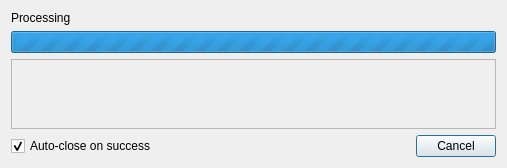
<?xml version="1.0" encoding="UTF-8"?>
<ui version="4.0">
 <class>yczprogressDialog</class>
 <widget class="QDialog" name="yczprogressDialog">
  <property name="geometry">
   <rect>
    <x>0</x>
    <y>0</y>
    <width>507</width>
    <height>164</height>
   </rect>
  </property>
  <property name="windowTitle">
   <string>Dialog</string>
  </property>
  <layout class="QVBoxLayout" name="verticalLayout">
   <item>
    <widget class="QLabel" name="progressMessage">
     <property name="sizePolicy">
      <sizepolicy hsizetype="Preferred" vsizetype="Fixed">
       <horstretch>0</horstretch>
       <verstretch>0</verstretch>
      </sizepolicy>
     </property>
     <property name="text">
      <string>Processing</string>
     </property>
    </widget>
   </item>
   <item>
    <widget class="QProgressBar" name="progressBar">
     <property name="maximum">
      <number>0</number>
     </property>
     <property name="value">
      <number>0</number>
     </property>
     <property name="textVisible">
      <bool>true</bool>
     </property>
     <property name="invertedAppearance">
      <bool>false</bool>
     </property>
    </widget>
   </item>
   <item>
    <widget class="QScrollArea" name="logScrollArea">
     <property name="widgetResizable">
      <bool>true</bool>
     </property>
     <widget class="QWidget" name="logScrollAreaContents">
      <property name="geometry">
       <rect>
        <x>0</x>
        <y>0</y>
        <width>487</width>
        <height>18</height>
       </rect>
      </property>
      <property name="sizePolicy">
       <sizepolicy hsizetype="Preferred" vsizetype="Fixed">
        <horstretch>0</horstretch>
        <verstretch>0</verstretch>
       </sizepolicy>
      </property>
      <layout class="QVBoxLayout" name="verticalLayout_2"/>
     </widget>
    </widget>
   </item>
   <item>
    <layout class="QHBoxLayout" name="horizontalLayout">
     <item>
      <widget class="QCheckBox" name="cbxAutoClose">
       <property name="text">
        <string>Auto-close on success</string>
       </property>
       <property name="checked">
        <bool>true</bool>
       </property>
      </widget>
     </item>
     <item>
      <widget class="QDialogButtonBox" name="buttonBox">
       <property name="orientation">
        <enum>Qt::Horizontal</enum>
       </property>
       <property name="standardButtons">
        <set>QDialogButtonBox::Cancel</set>
       </property>
       <property name="centerButtons">
        <bool>false</bool>
       </property>
      </widget>
     </item>
    </layout>
   </item>
  </layout>
 </widget>
 <resources/>
 <connections>
  <connection>
   <sender>buttonBox</sender>
   <signal>rejected()</signal>
   <receiver>GwmProgressDialog</receiver>
   <slot>reject()</slot>
   <hints>
    <hint type="sourcelabel">
     <x>316</x>
     <y>260</y>
    </hint>
    <hint type="destinationlabel">
     <x>286</x>
     <y>274</y>
    </hint>
   </hints>
  </connection>
  <connection>
   <sender>buttonBox</sender>
   <signal>accepted()</signal>
   <receiver>GwmProgressDialog</receiver>
   <slot>accept()</slot>
   <hints>
    <hint type="sourcelabel">
     <x>331</x>
     <y>139</y>
    </hint>
    <hint type="destinationlabel">
     <x>253</x>
     <y>79</y>
    </hint>
   </hints>
  </connection>
 </connections>
</ui>
